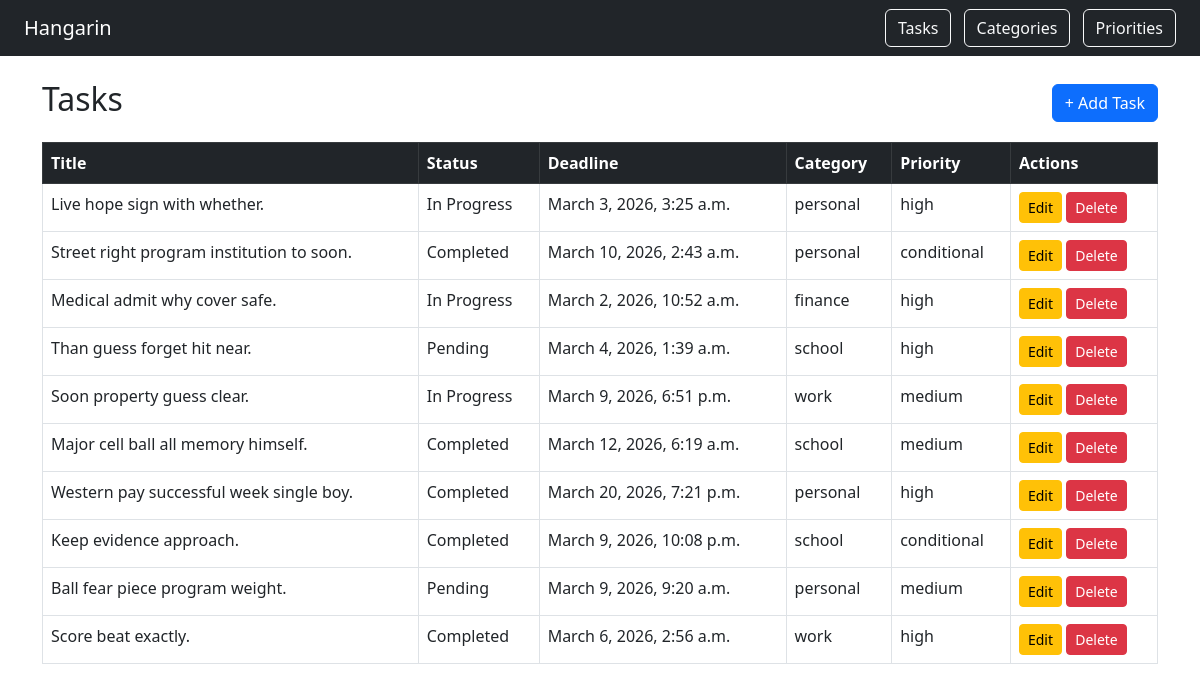
/tasks/, run on the app's committed database.
### tasks/models.py (models this page shows, shortened)
class BaseModel(models.Model):
    created_at = models.DateTimeField(auto_now_add=True)
    updated_at = models.DateTimeField(auto_now=True)
    class Meta:
        abstract = True

class Task(BaseModel):
    STATUS_CHOICES = [
        ("Pending", "Pending"),
        ("In Progress", "In Progress"),
        ("Completed", "Completed"),
    ]
    title = models.CharField(max_length=255)
    description = models.TextField()
    deadline = models.DateTimeField()
    status = models.CharField(
        max_length=50,
        choices=STATUS_CHOICES,
        default="Pending"
    )
    category = models.ForeignKey(
        Category,
        on_delete=models.SET_NULL,
        null=True
    )
    priority = models.ForeignKey(
        Priority,
        on_delete=models.SET_NULL,
        null=True
    )

class Category(BaseModel):
    name = models.CharField(max_length=100)
    class Meta:
        verbose_name = "Category"
        verbose_name_plural = "Categories"
    def __str__(self):
        return self.name

class Priority(BaseModel):
    name = models.CharField(max_length=100)
    class Meta:
        verbose_name = "Priority"
        verbose_name_plural = "Priorities"
    def __str__(self):
        return self.name

### tasks/views.py (the view)
# urls.py: path('tasks/', views.task_list, name='task_list'),
def task_list(request):
    tasks = Task.objects.all()
    return render(request, 'task_list.html', {'tasks': tasks})

### tasks/templates/task_list.html (shortened to what this page needs)
<!DOCTYPE html>
<html>
<head>
    <link href="https://cdn.jsdelivr.net/npm/bootstrap@5.3.0/dist/css/bootstrap.min.css" rel="stylesheet">
</head>
<body>
<nav class="navbar navbar-dark bg-dark px-4">
    <a class="navbar-brand" href="/">Hangarin</a>
    <div>
        <a href="/tasks/" class="btn btn-outline-light me-2">Tasks</a>
        <a href="/categories/" class="btn btn-outline-light me-2">Categories</a>
        <a href="/priorities/" class="btn btn-outline-light">Priorities</a>
    </div>
</nav>
<div class="container mt-4">
    <div class="d-flex justify-content-between align-items-center">
        <h2>Tasks</h2>
        <a href="/tasks/add/" class="btn btn-primary">+ Add Task</a>
    </div>
    <table class="table table-bordered mt-3">
        <thead class="table-dark">
            <tr><th>Title</th><th>Status</th><th>Deadline</th><th>Category</th><th>Priority</th><th>Actions</th></tr>
        </thead>
        <tbody>
            {% for task in tasks %}
            <tr>
                <td>{{ task.title }}</td>
                <td>{{ task.status }}</td>
                <td>{{ task.deadline }}</td>
                <td>{{ task.category }}</td>
                <td>{{ task.priority }}</td>
                <td>
                    <a href="/tasks/edit/{{ task.pk }}/" class="btn btn-warning btn-sm">Edit</a>
                    <a href="/tasks/delete/{{ task.pk }}/" class="btn btn-danger btn-sm">Delete</a>
                </td>
            </tr>
            {% empty %}
            <tr><td colspan="6">No tasks yet.</td></tr>
            {% endfor %}
        </tbody>
    </table>
</div>
</body>
</html>

### data on the page
Task: title "Live hope sign with whether.", status "In Progress", deadline "March 3, 2026, 3:25 a.m.", category "personal", priority "high"
Task: title "Street right program institution to soon.", status "Completed", deadline "March 10, 2026, 2:43 a.m.", category "personal", priority "conditional"
Task: title "Medical admit why cover safe.", status "In Progress", deadline "March 2, 2026, 10:52 a.m.", category "finance", priority "high"
Task: title "Than guess forget hit near.", status "Pending", deadline "March 4, 2026, 1:39 a.m.", category "school", priority "high"
Task: title "Soon property guess clear.", status "In Progress", deadline "March 9, 2026, 6:51 p.m.", category "work", priority "medium"
Task: title "Major cell ball all memory himself.", status "Completed", deadline "March 12, 2026, 6:19 a.m.", category "school", priority "medium"
Task: title "Western pay successful week single boy.", status "Completed", deadline "March 20, 2026, 7:21 p.m.", category "personal", priority "high"
Task: title "Keep evidence approach.", status "Completed", deadline "March 9, 2026, 10:08 p.m.", category "school", priority "conditional"
Task: title "Ball fear piece program weight.", status "Pending", deadline "March 9, 2026, 9:20 a.m.", category "personal", priority "medium"
Task: title "Score beat exactly.", status "Completed", deadline "March 6, 2026, 2:56 a.m.", category "work", priority "high"
